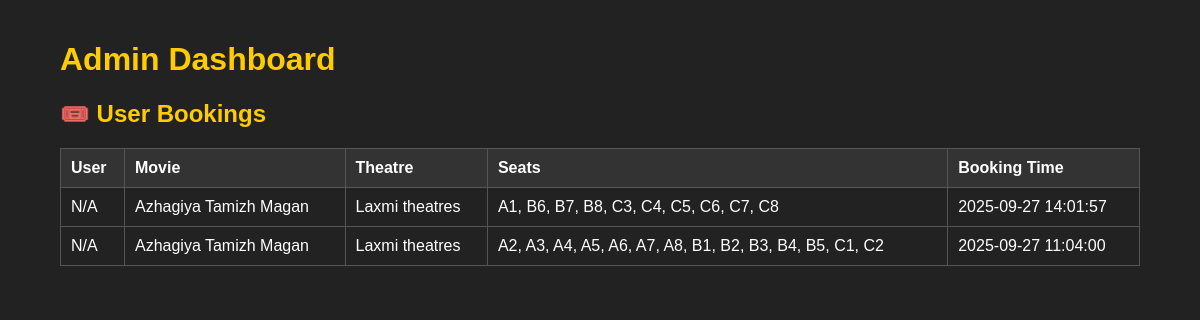
The page /bookings.php (signed in) on the database its author committed.
### tables this page shows
CREATE TABLE `bookings` (
  `id` int(11) NOT NULL,
  `user_id` int(11) DEFAULT NULL,
  `movie_id` int(11) DEFAULT NULL,
  `theatre_id` int(11) DEFAULT NULL,
  `seats_booked` text,
  `total_amount` decimal(10,2) DEFAULT NULL,
  `booked_at` timestamp NOT NULL DEFAULT CURRENT_TIMESTAMP
);

CREATE TABLE `movies` (
  `id` int(11) NOT NULL,
  `theater_id` int(11) DEFAULT NULL,
  `title` varchar(100) NOT NULL,
  `description` text,
  `show_time` datetime DEFAULT NULL,
  `seats_available` int(11) DEFAULT '50',
  `ticket_price` decimal(10,2) NOT NULL DEFAULT '150.00'
);

CREATE TABLE `theaters` (
  `id` int(11) NOT NULL,
  `name` varchar(200) NOT NULL,
  `location` varchar(150) NOT NULL
);

### bookings.php (the view, shortened to what this page needs)
<?php
include 'config.php';
?>
<!DOCTYPE html>
<html lang="en">
<head>
</head>
<body>
  <div class="container">
    <h1>Admin Dashboard</h1>
    <h2>🎟️ User Bookings</h2>
    <table>
      <tr>
        <th>User</th>
        <th>Movie</th>
        <th>Theatre</th>
        <th>Seats</th>
        <th>Booking Time</th>
      </tr>
      <?php
      $sql = "SELECT b.id, u.username, m.title, t.name AS theatre_name, b.seats_booked, b.booked_at
                FROM bookings b
                LEFT JOIN users u ON b.user_id = u.id
                LEFT JOIN movies m ON b.movie_id = m.id
                LEFT JOIN theaters t ON b.theatre_id = t.id
                ORDER BY b.booked_at DESC";
      $result = $conn->query($sql);
      if (!$result) {
        echo "<tr><td colspan='5'>Query Error: " . $conn->error . "</td></tr>";
      } elseif ($result->num_rows > 0) {
        while ($row = $result->fetch_assoc()) {
          echo "<tr>";
          echo "<td>" . htmlspecialchars($row['username'] ?? 'N/A') . "</td>";
          echo "<td>" . htmlspecialchars($row['title'] ?? 'N/A') . "</td>";
          echo "<td>" . htmlspecialchars($row['theatre_name'] ?? 'N/A') . "</td>";
          echo "<td>" . htmlspecialchars($row['seats_booked'] ?? 'N/A') . "</td>";
          echo "<td>" . htmlspecialchars($row['booked_at'] ?? 'N/A') . "</td>";
          echo "</tr>";
        }
      } else {
        echo "<tr><td colspan='5'>No bookings found</td></tr>";
      }
      ?>
    </table>
  </div>
</body>
</html>

### bookings.php (style rules this page uses)
body { font-family: Arial; background: #222; color: #fff; margin: 0; padding: 0; }
.container { width: 90%; margin: auto; padding: 20px; }
h1, h2 { color: #ffcc00; }
table { width: 100%; border-collapse: collapse; margin-top: 20px; }
table, th, td { border: 1px solid #555; padding: 10px; text-align: left; }
th { background: #333; }

### rows shown on the page
bookings: username "N/A", movie.title "Azhagiya Tamizh Magan", theaters.name "Laxmi theatres", seats_booked "A1, B6, B7, B8, C3, C4, C5, C6, C7, C8", booked_at "2025-09-27 14:01:57"
bookings: username "N/A", movie.title "Azhagiya Tamizh Magan", theaters.name "Laxmi theatres", seats_booked "A2, A3, A4, A5, A6, A7, A8, B1, B2, B3, B4, B5, C1, C2", booked_at "2025-09-27 11:04:00"
